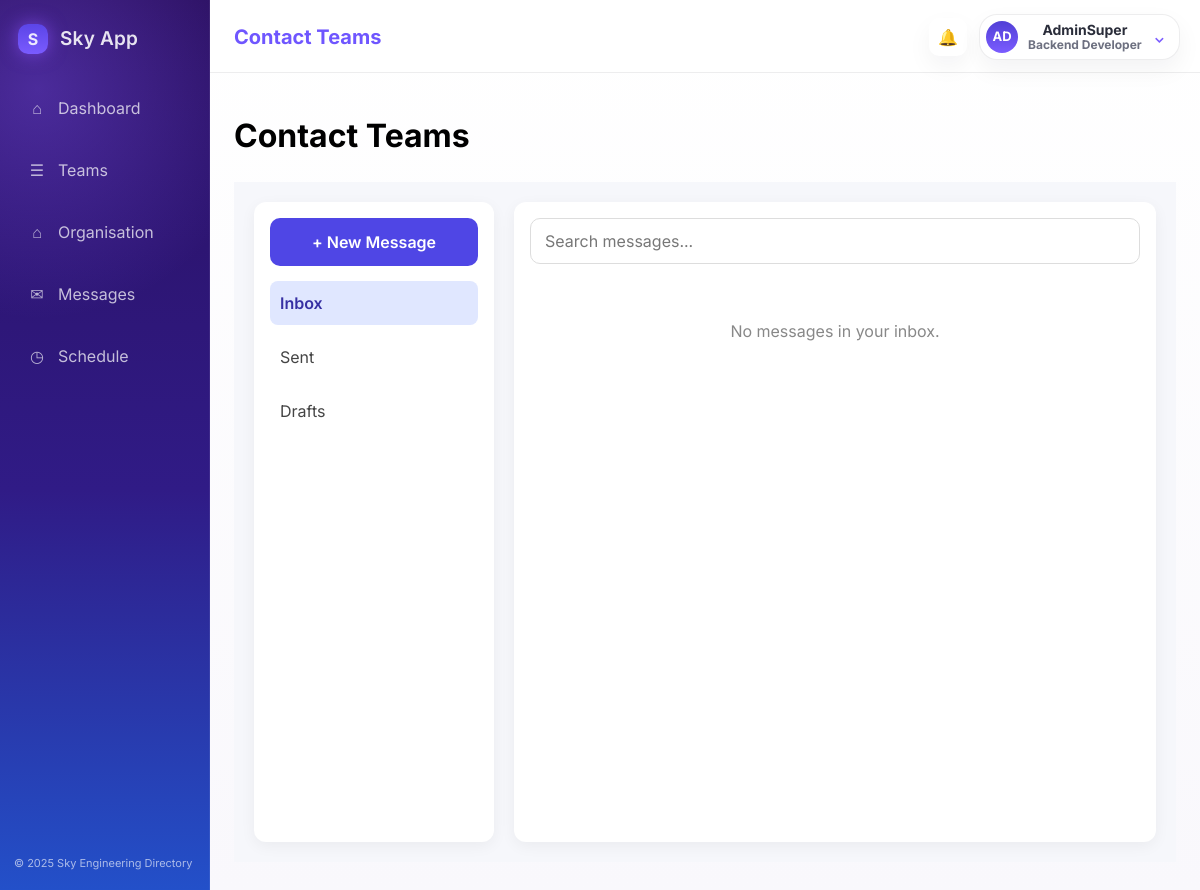
Before: /messaging/inbox/ (signed in) with the older database file.
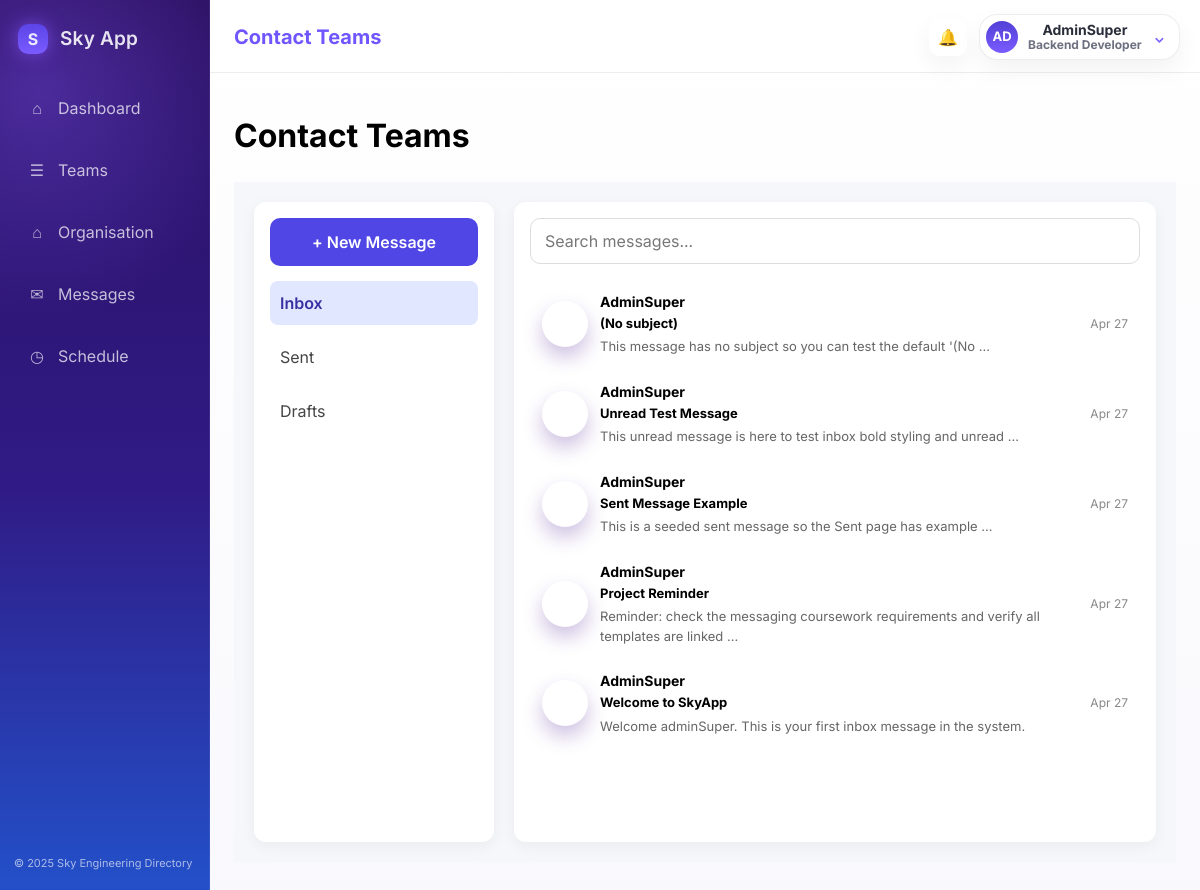
After: the same page with the newer database file.
### accounts/models.py (models this page shows)
class User(AbstractUser):
    def __str__(self) -> str:
        return self.username

### messaging/models.py (models this page shows, shortened)
class Message(models.Model):
    conversation = models.ForeignKey(
        Conversation,
        on_delete=models.CASCADE,
        related_name="messages",
        null=True,
        blank=True,
    )
    sender = models.ForeignKey(
        settings.AUTH_USER_MODEL,
        on_delete=models.CASCADE,
        related_name="sent_messages",
        null=True,
        blank=True,
    )
    recipient = models.ForeignKey(
        settings.AUTH_USER_MODEL,
        on_delete=models.CASCADE,
        related_name="received_messages",
        null=True,
        blank=True,
    )
    subject = models.CharField(max_length=255, blank=True, default="")
    body = models.TextField(blank=True, default="")
    is_draft = models.BooleanField(default=False)
    is_read = models.BooleanField(default=False)
    created_at = models.DateTimeField(auto_now_add=True, null=True)
    sent_at = models.DateTimeField(null=True, blank=True)

### messaging/views.py (the view)
# urls.py: path("inbox/", views.inbox, name="inbox"),
@login_required
def inbox(request):
    messages = Message.objects.filter(
        recipient=request.user,
        is_draft=False
    ).order_by("-created_at")
    return render(request, "messaging/inbox.html", {
        "messages": messages
    })

### messaging/templates/messaging/inbox.html (shortened to what this page needs)
{% extends "home/base.html" %}
{% load static %}
{% block page_title %}Contact Teams{% endblock %}
{% block profile_role %}Backend Developer{% endblock %}
{% block extra_scripts %}
<link rel="stylesheet" type="text/css" href="{% static 'global.css' %}">
{% endblock %}
{% block content %}
<h1>Contact Teams</h1>
<div class="messages-layout">
    <div class="message-sidebar">
        <a class="new-message-btn" href="{% url 'messaging:compose_message' %}">
            + New Message
        </a>
        <div class="message-nav">
            <a class="message-nav-item active" href="{% url 'messaging:inbox' %}">
                Inbox
            </a>
            <a class="message-nav-item" href="{% url 'messaging:sent' %}">
                Sent
            </a>
            <a class="message-nav-item" href="{% url 'messaging:drafts' %}">
                Drafts
            </a>
        </div>
    </div>
    <div class="message-list-panel">
        <div class="search-box">
            Search messages...
        </div>
        {% if messages %}
        {% for msg in messages %}
        <a class="message-row" href="{% url 'messaging:view_message' msg.id %}">
            <div class="avatar">
            </div>
            <div class="message-details">
                <h3>{{ msg.sender }}</h3>
                <strong>{{ msg.subject|default:"(No subject)" }}</strong>
                <p>{{ msg.body|truncatewords:12 }}</p>
            </div>
            <div class="message-date">
                {% if msg.sent_at %}
                {{ msg.sent_at|date:"M d" }}
                {% else %}
                {{ msg.created_at|date:"M d" }}
                {% endif %}
            </div>
        </a>
        {% endfor %}
        {% else %}
        <div class="empty-state">
            No messages in your inbox.
        </div>
        {% endif %}
    </div>
</div>
{% endblock %}

### accounts/templates/home/base.html (shortened to what this page needs)
{% load static %}
<!DOCTYPE html>
<html lang="en">
<head>
  <link rel="stylesheet" type="text/css" href="{% static 'global.css' %}">
</head>
<body>
  {% block body %}
  <div class="app-shell">
    <aside class="sidebar">
      <div class="brand-wrap">
        <div class="brand-mark">S</div>
        <div class="brand-name">Sky App</div>
      </div>
      <nav class="side-nav" aria-label="Primary">
        <a class="nav-item {% if active_nav == 'dashboard' %}active{% endif %}" href="{% url 'dashboard' %}"><span class="nav-icon">⌂</span><span>Dashboard</span></a>
        <a class="nav-item {% if active_nav == 'teams' %}active{% endif %}" href="{% url 'teams:teams_page' %}"><span class="nav-icon">☰</span><span>Teams</span></a>
        <a class="nav-item {% if active_nav == 'organisation' %}active{% endif %}" href="{% url 'org:organisation_page' %}"><span class="nav-icon">⌂</span><span>Organisation</span></a>
        <a class="nav-item {% if active_nav == 'messages' %}active{% endif %}" href="{% url 'messaging:inbox' %}"><span class="nav-icon">✉</span><span>Messages</span></a>
        <a class="nav-item {% if active_nav == 'schedule' %}active{% endif %}" href="{% url 'meetings:meeting_list' %}"><span class="nav-icon">◷</span><span>Schedule</span></a>
      </nav>
      <div class="sidebar-footer">© 2025 Sky Engineering Directory</div>
    </aside>
    <div class="main-shell">
      <header class="topbar">
        <div class="page-title">{% block page_title %}Welcome{% endblock %}</div>
        <div class="topbar-actions">
          <button class="icon-button" type="button" aria-label="Notifications">🔔</button>
          <div class="profile-menu-wrapper" data-profile-menu-wrapper>
            <button
              class="profile-menu-trigger"
              type="button"
              aria-label="Open profile menu"
              aria-expanded="false"
              aria-controls="profile-menu-panel"
              data-profile-menu-button
            >
              <div class="profile-pill">
                <div class="profile-avatar">{{ request.user.username|default:"SJ"|slice:":2"|upper }}</div>
                <div class="profile-meta">
                  <strong>{{ request.user.get_full_name|default:request.user.username|default:"Sarah Johnson" }}</strong>
                  <span>{% block profile_role %}Backend Developer{% endblock %}</span>
                </div>
                <span class="profile-caret">⌄</span>
              </div>
            </button>
          </div>
        </div>
      </header>
      <main class="content-area">
        {% block content %}{% endblock %}
      </main>
    </div>
  </div>
  {% endblock %}
  {% block extra_scripts %}{% endblock %}
</body>
</html>

### static/Css/base/base.css (style rules this page uses)
* { box-sizing: border-box; }
:root { --sidebar-start: #2a0f5f; --sidebar-mid: #301b86; --sidebar-end: #2350c9; --sidebar-glow: rgba(141, 83, 255, 0.65); --surface: #ffffff; --surface-soft: #f6f4fb; --text: #1f2430; --muted: #6d7080; --border: rgba(31, 36, 48, 0.08); --accent: #6f56ff; }
html, body { min-height: 100%; }
body { margin: 0; font-family: "Segoe UI", Tahoma, sans-serif; color: var(--text); background: #f4f4f8; }
a { color: inherit; text-decoration: none; }
button, input, textarea, select { font: inherit; }
.app-shell { display: grid; grid-template-columns: 210px minmax(0, 1fr); min-height: 100vh; }
.sidebar { position: relative; display: flex; flex-direction: column; padding: 18px 14px; color: rgba(255, 255, 255, 0.88); background: radial-gradient(circle at 18% 10%, rgba(135, 92, 255, 0.35), transparent 28%), linear-gradient(180deg, var(--sidebar-start) 0%, var(--sidebar-mid) 55%, var(--sidebar-end) 100%); box-shadow: inset -1px 0 0 rgba(255, 255, 255, 0.07); }
.brand-wrap { display: flex; align-items: center; gap: 12px; padding: 6px 4px 18px; }
.brand-mark { width: 30px; height: 30px; display: grid; place-items: center; border-radius: 10px; background: linear-gradient(180deg, #5b45e7, #7a5bff); box-shadow: 0 0 18px var(--sidebar-glow); font-weight: 700; }
.brand-name { font-size: 19px; font-weight: 600; letter-spacing: 0.01em; }
.side-nav { display: grid; gap: 10px; margin-top: 10px; }
.nav-item { display: flex; align-items: center; gap: 12px; padding: 14px 14px; border-radius: 10px; color: rgba(255, 255, 255, 0.72); transition: background-color 140ms ease, color 140ms ease, box-shadow 140ms ease, transform 140ms ease; }
.nav-icon { width: 18px; text-align: center; opacity: 0.92; }
.sidebar-footer { margin-top: auto; padding-top: 18px; font-size: 11px; opacity: 0.7; }
.main-shell { min-width: 0; background: linear-gradient(180deg, #ffffff 0%, #f9f8fc 100%); }
.topbar { display: flex; justify-content: space-between; align-items: center; gap: 16px; padding: 14px 20px 12px 24px; border-bottom: 1px solid var(--border); background: rgba(255, 255, 255, 0.86); backdrop-filter: blur(10px); }
.page-title { font-size: 20px; font-weight: 700; color: var(--accent); }
.topbar-actions { display: flex; align-items: center; gap: 12px; }
.icon-button { width: 34px; height: 34px; display: grid; place-items: center; border: 1px solid var(--border); border-radius: 50%; background: var(--surface); box-shadow: 0 10px 24px rgba(19, 24, 43, 0.05); cursor: pointer; }
.profile-pill { display: flex; align-items: center; gap: 10px; padding: 6px 14px 6px 6px; border: 1px solid var(--border); border-radius: 18px; background: var(--surface); box-shadow: 0 10px 24px rgba(19, 24, 43, 0.05); }
.profile-avatar { width: 32px; height: 32px; display: grid; place-items: center; border-radius: 50%; background: linear-gradient(180deg, #5140d6, #7b5cff); color: #fff; font-size: 13px; font-weight: 700; }
.profile-meta { display: grid; line-height: 1.15; }
.profile-meta strong { font-size: 14px; color: #2a2d3a; }
.profile-meta span { font-size: 12px; color: var(--muted); }
.content-area { min-height: calc(100vh - 63px); padding: 18px 24px 28px; }

### static/Css/layout/layout.css (style rules this page uses)
body { font-family: 'Inter', -apple-system, BlinkMacSystemFont, 'Segoe UI', 'Roboto', sans-serif; background-color: #fafafa; color: var(--color-text-ink); line-height: 1.5; overflow-x: hidden; }

### static/Css/components/components.css (style rules this page uses)
.icon-button { width: 38px; height: 38px; border-radius: 10px; border: none; background: #ffffff; cursor: pointer; display: inline-flex; align-items: center; justify-content: center; position: relative; flex: 0 0 38px; text-decoration: none; transition: background-color 0.2s ease, transform 0.2s ease; }
.avatar { width: 46px; height: 46px; border-radius: 999px; background: radial-gradient(circle at 25% 20%, #4f46e5 0%, var(--color-brand-primary-deep) 52%, #6d28d9 100%); color: #ffffff; display: inline-flex; align-items: center; justify-content: center; font-weight: 700; font-size: 19px; line-height: 1; letter-spacing: 0.15px; box-shadow: 0 10px 20px rgba(76, 29, 149, 0.28); }
.profile-menu-wrapper { position: relative; }
.profile-menu-trigger { border: 0; background: transparent; padding: 0; cursor: pointer; }
.profile-caret { font-size: 14px; color: #7b5cff; margin-left: 2px; }

Changed rows visible on the page:
added Message: sender "AdminSuper", subject "(No subject)", body "This message has no subject so you can test the default '(No …", sent_at "Apr 27"
added Message: sender "AdminSuper", subject "Unread Test Message", body "This unread message is here to test inbox bold styling and unread …", sent_at "Apr 27"
added Message: sender "AdminSuper", subject "Sent Message Example", body "This is a seeded sent message so the Sent page has example …", sent_at "Apr 27"
added Message: sender "AdminSuper", subject "Project Reminder", body "Reminder: check the messaging coursework requirements and verify all templates are linked …", sent_at "Apr 27"
added Message: sender "AdminSuper", subject "Welcome to SkyApp", body "Welcome adminSuper. This is your first inbox message in the system.", sent_at "Apr 27"
Other visible differences:
text no longer shown: "No messages in your inbox."
